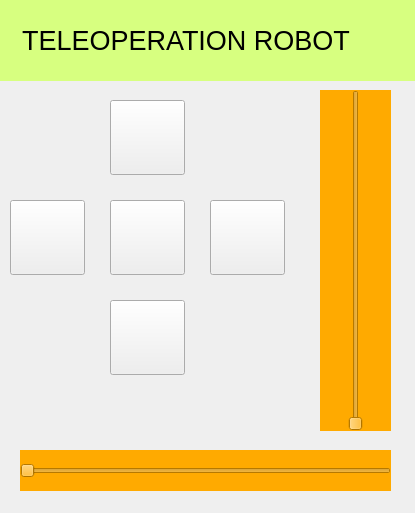
<?xml version="1.0" encoding="UTF-8"?>
<ui version="4.0">
 <class>Form</class>
 <widget class="QWidget" name="Form">
  <property name="enabled">
   <bool>true</bool>
  </property>
  <property name="geometry">
   <rect>
    <x>0</x>
    <y>0</y>
    <width>415</width>
    <height>513</height>
   </rect>
  </property>
  <property name="sizePolicy">
   <sizepolicy hsizetype="Fixed" vsizetype="Fixed">
    <horstretch>0</horstretch>
    <verstretch>0</verstretch>
   </sizepolicy>
  </property>
  <property name="minimumSize">
   <size>
    <width>0</width>
    <height>0</height>
   </size>
  </property>
  <property name="maximumSize">
   <size>
    <width>784</width>
    <height>653</height>
   </size>
  </property>
  <property name="windowTitle">
   <string>Form</string>
  </property>
  <property name="styleSheet">
   <string notr="true"/>
  </property>
  <widget class="QSlider" name="arm_slider">
   <property name="geometry">
    <rect>
     <x>320</x>
     <y>90</y>
     <width>71</width>
     <height>341</height>
    </rect>
   </property>
   <property name="cursor">
    <cursorShape>ClosedHandCursor</cursorShape>
   </property>
   <property name="mouseTracking">
    <bool>true</bool>
   </property>
   <property name="tabletTracking">
    <bool>true</bool>
   </property>
   <property name="styleSheet">
    <string notr="true">background-color: rgb(255, 255, 127);
background-color: rgb(255, 170, 0);</string>
   </property>
   <property name="maximum">
    <number>3</number>
   </property>
   <property name="orientation">
    <enum>Qt::Vertical</enum>
   </property>
  </widget>
  <widget class="QPushButton" name="stop_button">
   <property name="geometry">
    <rect>
     <x>110</x>
     <y>200</y>
     <width>75</width>
     <height>75</height>
    </rect>
   </property>
   <property name="cursor">
    <cursorShape>OpenHandCursor</cursorShape>
   </property>
   <property name="mouseTracking">
    <bool>true</bool>
   </property>
   <property name="tabletTracking">
    <bool>true</bool>
   </property>
   <property name="text">
    <string/>
   </property>
   <property name="icon">
    <iconset>
     <normaloff>images/stop_icon.png</normaloff>images/stop_icon.png</iconset>
   </property>
   <property name="iconSize">
    <size>
     <width>80</width>
     <height>80</height>
    </size>
   </property>
  </widget>
  <widget class="QPushButton" name="right_button">
   <property name="geometry">
    <rect>
     <x>210</x>
     <y>200</y>
     <width>75</width>
     <height>75</height>
    </rect>
   </property>
   <property name="cursor">
    <cursorShape>OpenHandCursor</cursorShape>
   </property>
   <property name="mouseTracking">
    <bool>true</bool>
   </property>
   <property name="tabletTracking">
    <bool>true</bool>
   </property>
   <property name="text">
    <string/>
   </property>
   <property name="icon">
    <iconset>
     <normaloff>images/right_icon.png</normaloff>images/right_icon.png</iconset>
   </property>
   <property name="iconSize">
    <size>
     <width>110</width>
     <height>110</height>
    </size>
   </property>
  </widget>
  <widget class="QPushButton" name="left_button">
   <property name="geometry">
    <rect>
     <x>10</x>
     <y>200</y>
     <width>75</width>
     <height>75</height>
    </rect>
   </property>
   <property name="cursor">
    <cursorShape>OpenHandCursor</cursorShape>
   </property>
   <property name="mouseTracking">
    <bool>true</bool>
   </property>
   <property name="tabletTracking">
    <bool>true</bool>
   </property>
   <property name="text">
    <string/>
   </property>
   <property name="icon">
    <iconset>
     <normaloff>images/left_icon.png</normaloff>images/left_icon.png</iconset>
   </property>
   <property name="iconSize">
    <size>
     <width>110</width>
     <height>110</height>
    </size>
   </property>
  </widget>
  <widget class="QPushButton" name="front_button">
   <property name="geometry">
    <rect>
     <x>110</x>
     <y>100</y>
     <width>75</width>
     <height>75</height>
    </rect>
   </property>
   <property name="cursor">
    <cursorShape>OpenHandCursor</cursorShape>
   </property>
   <property name="mouseTracking">
    <bool>true</bool>
   </property>
   <property name="tabletTracking">
    <bool>true</bool>
   </property>
   <property name="text">
    <string/>
   </property>
   <property name="icon">
    <iconset>
     <normaloff>images/front_icon.png</normaloff>images/front_icon.png</iconset>
   </property>
   <property name="iconSize">
    <size>
     <width>110</width>
     <height>110</height>
    </size>
   </property>
  </widget>
  <widget class="QPushButton" name="back_button">
   <property name="geometry">
    <rect>
     <x>110</x>
     <y>300</y>
     <width>75</width>
     <height>75</height>
    </rect>
   </property>
   <property name="cursor">
    <cursorShape>OpenHandCursor</cursorShape>
   </property>
   <property name="mouseTracking">
    <bool>true</bool>
   </property>
   <property name="tabletTracking">
    <bool>true</bool>
   </property>
   <property name="text">
    <string/>
   </property>
   <property name="icon">
    <iconset>
     <normaloff>images/back_icon.png</normaloff>images/back_icon.png</iconset>
   </property>
   <property name="iconSize">
    <size>
     <width>110</width>
     <height>110</height>
    </size>
   </property>
  </widget>
  <widget class="QLabel" name="app_label">
   <property name="geometry">
    <rect>
     <x>0</x>
     <y>0</y>
     <width>431</width>
     <height>81</height>
    </rect>
   </property>
   <property name="font">
    <font>
     <family>MS Shell Dlg 2</family>
     <pointsize>20</pointsize>
     <weight>50</weight>
     <italic>false</italic>
     <bold>false</bold>
    </font>
   </property>
   <property name="styleSheet">
    <string notr="true">background-color: rgb(215, 255, 128);
font: 20pt &quot;MS Shell Dlg 2&quot;;</string>
   </property>
   <property name="text">
    <string>   TELEOPERATION ROBOT</string>
   </property>
   <property name="scaledContents">
    <bool>true</bool>
   </property>
  </widget>
  <widget class="QSlider" name="gripper1_slider">
   <property name="geometry">
    <rect>
     <x>20</x>
     <y>450</y>
     <width>371</width>
     <height>41</height>
    </rect>
   </property>
   <property name="styleSheet">
    <string notr="true">background-color: rgb(255, 255, 127);
background-color: rgb(255, 170, 0);</string>
   </property>
   <property name="maximum">
    <number>5</number>
   </property>
   <property name="orientation">
    <enum>Qt::Horizontal</enum>
   </property>
  </widget>
  <zorder>front_button</zorder>
  <zorder>back_button</zorder>
  <zorder>left_button</zorder>
  <zorder>arm_slider</zorder>
  <zorder>app_label</zorder>
  <zorder>stop_button</zorder>
  <zorder>right_button</zorder>
  <zorder>gripper1_slider</zorder>
 </widget>
 <resources/>
 <connections/>
</ui>
